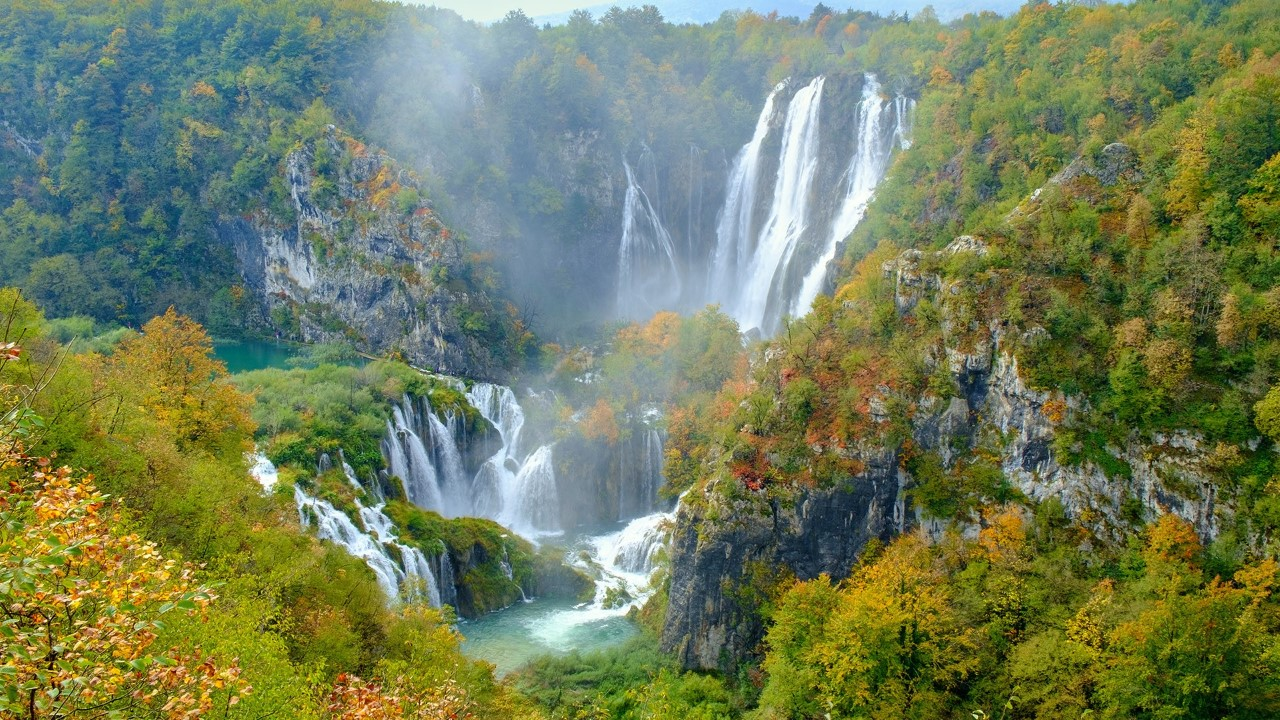
//> input picture images/001/bg_1.jpeg, 1280 x 720 px
$ ./matting_009   (built with g++ and OpenCV 4)
//> lines starting //> are read from the running program, lines starting //| are printed output that depends on the picture; after the words box and inside, x2 and y2 are one past the last pixel; in counts of white or black regions, pixels touching at a corner belong together; pictures that were not available may be replaced by others from this repository, and a replacement may not be noted
#include <opencv2/core.hpp>
#include <opencv2/imgcodecs.hpp>
#include <opencv2/imgproc.hpp>
#include <opencv2/highgui.hpp>
#include <iostream>

using namespace cv;
using namespace std;

Mat replace_and_blend(Mat &frame, Mat &mask);
Mat background_01;
Mat background_02;
int main(int argc, char** argv) {
	// start here...
	background_01 = imread("/home/younger/VSCode_WorkSpace/Project_CPP/VSCode_Cmake_OpenCV_Learning/images/001/bg_1.jpeg");
//> background_01 is the input picture: 720 rows x 1280 cols, CV_8UC3; mean B, G, R 91.3, 126.2, 113.8
	// background_02 = imread("D:/vcprojects/images/bg_02.jpg");
	VideoCapture capture;
	capture.open("/home/younger/VSCode_WorkSpace/Project_CPP/VSCode_Cmake_OpenCV_Learning/images/001/01.mp4");
	if (!capture.isOpened()) {
		printf("could not find the video file...\n");
		return -1;
	}
	char* title = "input video";
	char* resultWin = "result video";
	namedWindow(title, CV_WINDOW_AUTOSIZE);
	namedWindow(resultWin, CV_WINDOW_AUTOSIZE);
	Mat frame, hsv, mask;
	int count = 0;
	while (capture.read(frame)) {
		cvtColor(frame, hsv, COLOR_BGR2HSV);
//> hsv: 720 rows x 1280 cols, CV_8UC3; mean H, S, V 59.1, 123, 135
		inRange(hsv, Scalar(35, 43, 46), Scalar(155, 255, 255), mask);
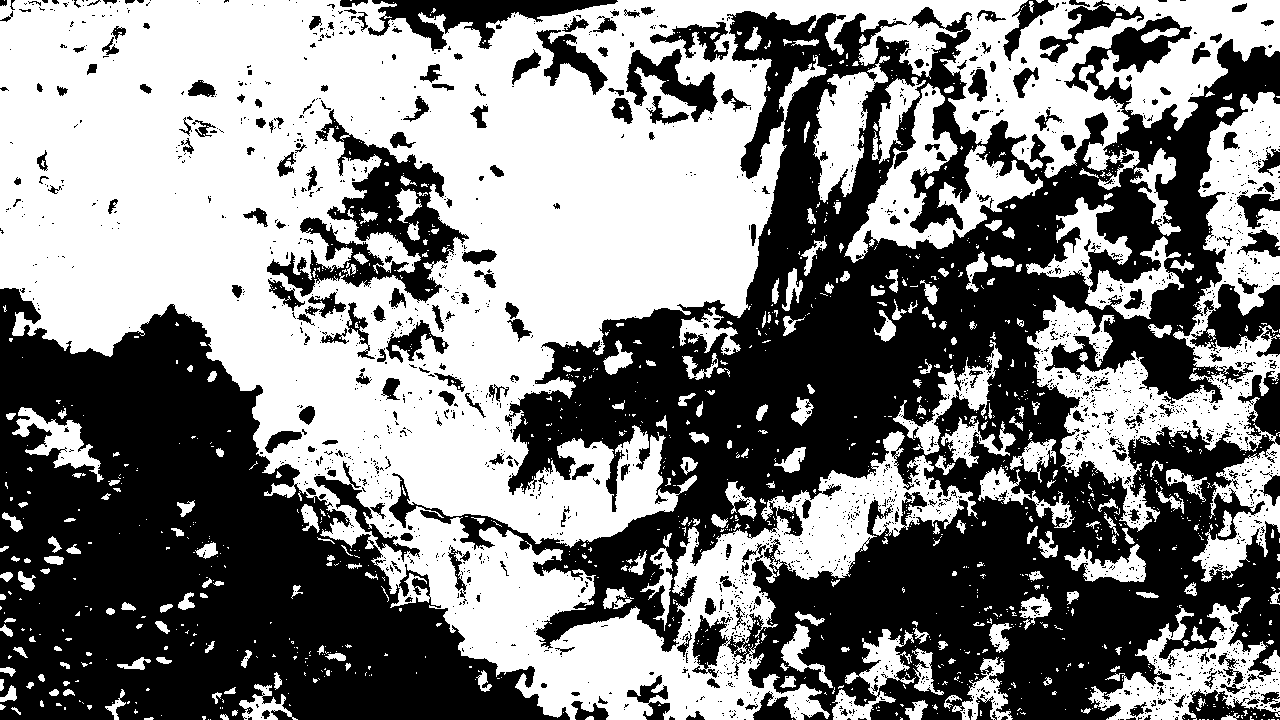
//> mask: 720 rows x 1280 cols, CV_8UC1; 51.2% white; 2232 black regions (1976 under 20 px), largest, box (x1, y1, x2, y2) and area: (389, 7, 1280, 720) 259038, (0, 288, 570, 720) 129386, (267, 109, 469, 303) 11608
		// 形态学操作
		Mat k = getStructuringElement(MORPH_RECT, Size(3, 3), Point(-1, -1));
		morphologyEx(mask, mask, MORPH_CLOSE, k);
		erode(mask, mask, k);
		GaussianBlur(mask, mask, Size(3, 3), 0, 0);
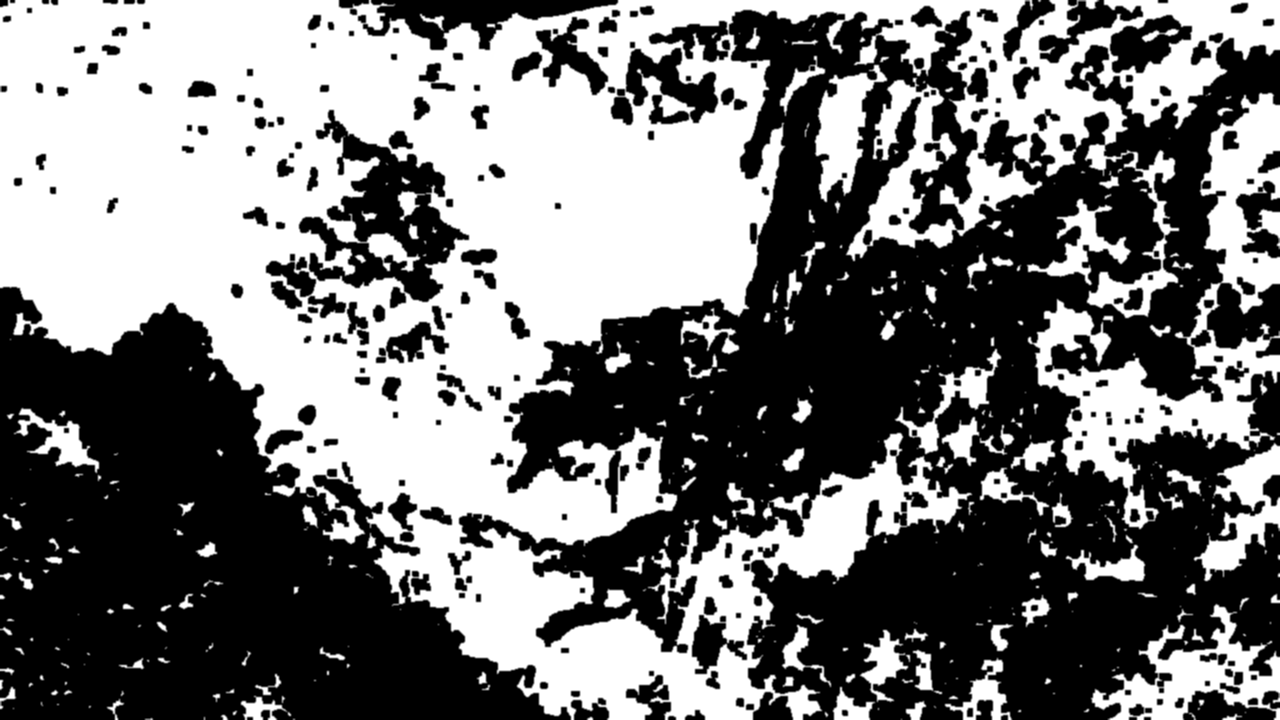
//> mask: 720 rows x 1280 cols, CV_8UC1; min 0, max 255, mean 119.6

		Mat result = replace_and_blend(frame, mask);
		char c = waitKey(1);
		if (c == 27) {
			break;
		}
		imshow(resultWin, result);
		imshow(title, frame);
	}

	waitKey(0);
	return 0;
}

Mat replace_and_blend(Mat &frame, Mat &mask) {
	Mat result = Mat::zeros(frame.size(), frame.type());
	int h = frame.rows;
//> h = 720
	int w = frame.cols;
//> w = 1280
	int dims = frame.channels();
//> dims = 3

	// replace and blend
	int m = 0;
	double wt = 0;

	int r = 0, g = 0, b = 0;
	int r1 = 0, g1 = 0, b1 = 0;
	int r2 = 0, g2 = 0, b2 = 0;

	for (int row = 0; row < h; row++) {
		uchar* current = frame.ptr<uchar>(row);
		uchar* bgrow = background_02.ptr<uchar>(row);
		uchar* maskrow = mask.ptr<uchar>(row);
//> (the run ends here: the program crashes, at `uchar* targetrow = result.ptr<uchar>(row);`)

$ run again, on images/001/63_12_map.png
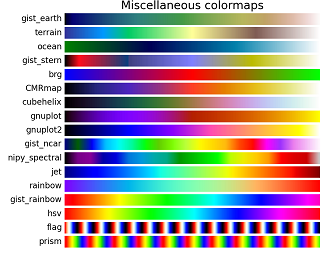
//> input picture images/001/63_12_map.png, 323 x 264 px, given in place of bg_1.jpeg, which was not available
//> background_01 is the input picture: 264 rows x 323 cols, CV_8UC3; mean B, G, R 168.2, 169.9, 175.9
//> hsv: 264 rows x 323 cols, CV_8UC3; mean H, S, V 48.2, 120.3, 221.7
//> in main, `inRange(hsv, Scalar(35, 43, 46), Scalar(155, 255, 255), mask);`:
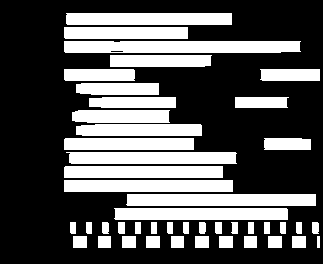
//> mask: 264 rows x 323 cols, CV_8UC1; 34.6% white; 45 white regions, largest, box (x1, y1, x2, y2) and area: (64, 41, 301, 53) 2796, (126, 194, 316, 206) 2269, (114, 208, 288, 220) 2077
//> in main, `GaussianBlur(mask, mask, Size(3, 3), 0, 0);`:
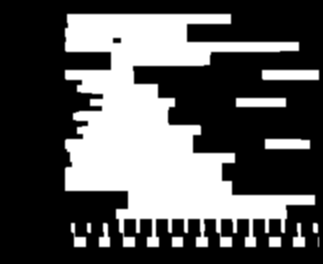
//> mask: 264 rows x 323 cols, CV_8UC1; min 0, max 255, mean 88.2
